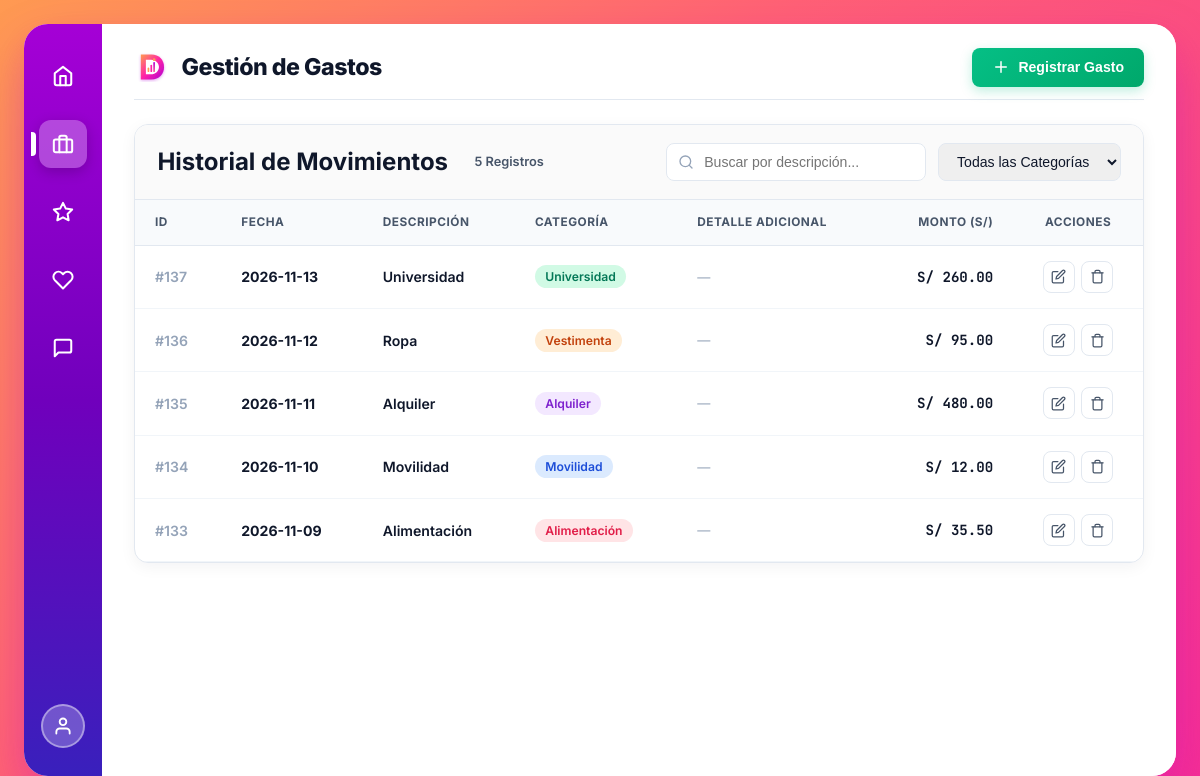
The app's page /gastos (signed in), older data.
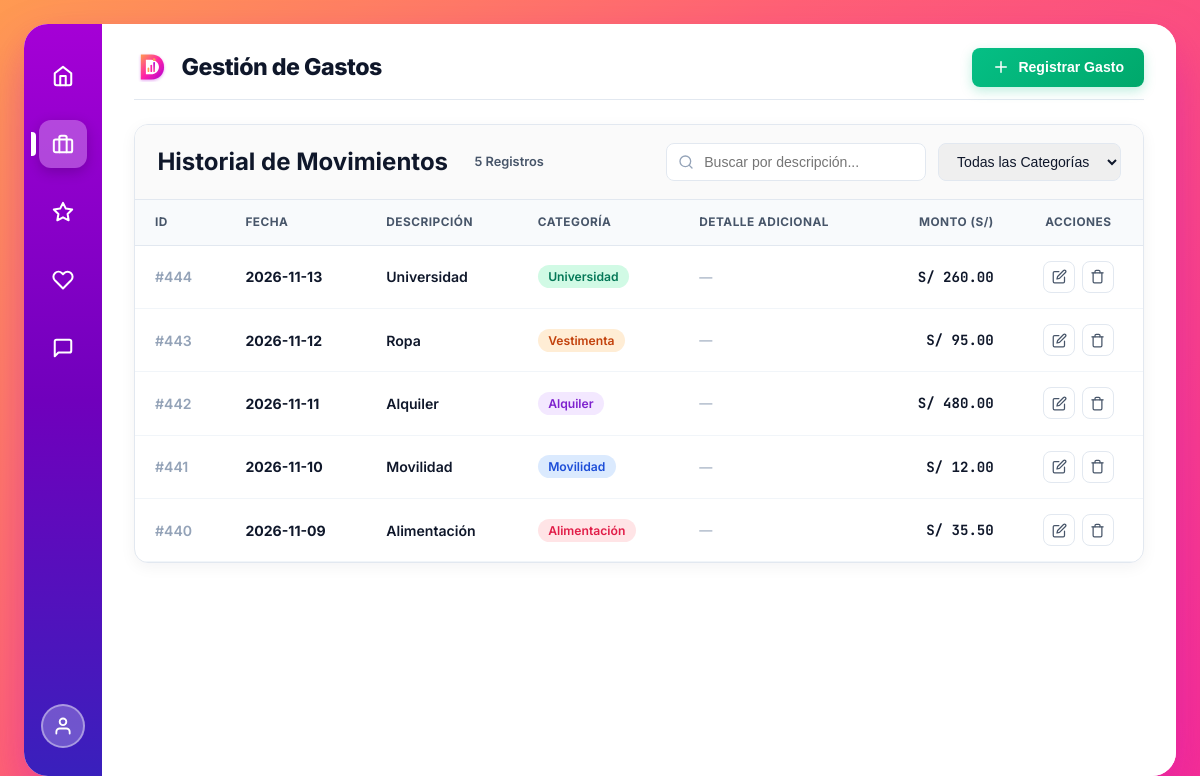
The same page, newer data.
### tables this page shows
CREATE TABLE gastos (
            id INTEGER PRIMARY KEY AUTOINCREMENT,
            fecha TEXT NOT NULL,
            descripcion TEXT NOT NULL,
            monto REAL NOT NULL,
            categoria TEXT DEFAULT 'General',
            created_at TIMESTAMP DEFAULT CURRENT_TIMESTAMP
        , detalle_otro TEXT);

### app.py (the view)
@app.route('/gastos')
@login_required
def gastos_view():
    query_q = request.args.get('q', '').strip()
    query_cat = request.args.get('cat', '').strip()
    sql = "SELECT id, fecha, descripcion, monto, categoria, detalle_otro, created_at FROM gastos WHERE 1=1"
    params = []
    if query_q:
        sql += " AND descripcion LIKE ?"
        params.append(f"%{query_q}%")
    if query_cat and query_cat in CATEGORIAS_VALIDAS:
        sql += " AND categoria = ?"
        params.append(query_cat)
    sql += " ORDER BY fecha DESC, id DESC"
    conn = get_db_connection()
    gastos = conn.execute(sql, params).fetchall()
    conn.close()
    return render_template(
        'gastos.html',
        gastos=gastos,
        query_q=query_q,
        query_cat=query_cat,
        categorias_disponibles=CATEGORIAS_VALIDAS
    )

### app.py (called while the page is built)
def generate_csrf_token():
    if "_csrf_token" not in session:
        session["_csrf_token"] = secrets.token_hex(24)
    return session["_csrf_token"]

@app.before_request
def csrf_protect():
    if app.config.get("TESTING") and not app.config.get("WTF_CSRF_ENABLED", True):
        return
    if request.method in ("POST", "PUT", "DELETE"):
        token = request.form.get("csrf_token") or request.headers.get("X-CSRFToken")
        expected = session.get("_csrf_token")
        if not expected or token != expected:
            abort(403)

def login_required(f):
    @wraps(f)
    def decorated_function(*args, **kwargs):
        if request.args.get("demo") == "1":
            session["user"] = "admin"
        if not session.get("user"):
            flash("Por favor inicia sesión para acceder al sistema.", "warning")
            return redirect(url_for("login"))
        return f(*args, **kwargs)
    return decorated_function

### database.py (called while the page is built)
def get_db_connection():
    conn = sqlite3.connect(DB_NAME)
    conn.row_factory = sqlite3.Row
    return conn

### templates/gastos.html (shortened to what this page needs)
{% extends "base.html" %}
{% block page_title %}Gestión de Gastos{% endblock %}
{% block topbar_actions %}
<button type="button" class="btn-success" onclick="openGastoModal(false)">
  <svg width="18" height="18" viewBox="0 0 24 24" fill="none" stroke="currentColor" stroke-width="2" stroke-linecap="round" stroke-linejoin="round">
    <line x1="12" y1="5" x2="12" y2="19"></line>
    <line x1="5" y1="12" x2="19" y2="12"></line>
  </svg>
  Registrar Gasto
</button>
{% endblock %}
{% block content %}
<div class="table-card">
  <div class="table-toolbar">
    <div style="display: flex; align-items: center; gap: 1rem; flex-wrap: wrap;">
      <h2 class="card-title" style="margin: 0;">Historial de Movimientos</h2>
      <span style="font-size: 0.8rem; background: var(--surface-hover); padding: 0.25rem 0.65rem; border-radius: var(--radius-full); font-weight: 600; color: var(--text-secondary);">
        {{ gastos|length }} Registros
      </span>
    </div>
    <form action="{{ url_for('gastos_view') }}" method="GET" style="display: flex; align-items: center; gap: 0.75rem; flex-wrap: wrap;">
      <div class="search-box">
        <svg class="search-icon" viewBox="0 0 24 24" fill="none" stroke="currentColor" stroke-width="2" stroke-linecap="round" stroke-linejoin="round">
          <circle cx="11" cy="11" r="8"></circle>
          <line x1="21" y1="21" x2="16.65" y2="16.65"></line>
        </svg>
        <input type="text" id="filtroBusqueda" name="q" placeholder="Buscar por descripción..." value="{{ query_q }}">
      </div>
      <select name="cat" class="form-control" style="width: auto; padding: 0.55rem 0.85rem;" onchange="this.form.submit()">
        <option value="">Todas las Categorías</option>
      </select>
    </form>
  </div>
  <div class="table-responsive">
    <table class="custom-table" id="tablaGastos">
      <thead>
        <tr>
          <th>ID</th>
          <th>Fecha</th>
          <th>Descripción</th>
          <th>Categoría</th>
          <th>Detalle Adicional</th>
          <th style="text-align: right;">Monto (S/)</th>
          <th style="text-align: center;">Acciones</th>
        </tr>
      </thead>
      <tbody>
        {% for g in gastos %}
        <tr>
          <td style="color: var(--text-muted); font-weight: 600;">#{{ g['id'] }}</td>
          <td><strong>{{ g['fecha'] }}</strong></td>
          <td class="col-desc" style="font-weight: 600; color: var(--text-main);">
            {{ g['descripcion'] }}
          </td>
          <td class="col-cat">
            <span class="badge-cat badge-{{ g['categoria']|replace(' ', '') }}">
              {{ g['categoria'] }}
            </span>
          </td>
          <td style="color: var(--text-secondary); font-size: 0.82rem;">
            {% if g['categoria'] == 'Otros' and g['detalle_otro'] %}
              <em>{{ g['detalle_otro'] }}</em>
            {% else %}
              <span style="color: var(--text-muted);">&mdash;</span>
            {% endif %}
          </td>
          <td style="text-align: right;" class="monto-soles">
            S/ {{ "%.2f"|format(g['monto']) }}
          </td>
          <td style="text-align: center;">
            <div class="actions-group" style="justify-content: center;">
              <button
                type="button"
                class="btn-icon"
                title="Editar registro"
                onclick='openGastoModal(true, {
                  id: {{ g["id"] }},
                  fecha: "{{ g["fecha"] }}",
                  descripcion: {{ g["descripcion"]|tojson }},
                  monto: {{ g["monto"] }},
                  categoria: "{{ g["categoria"] }}",
                  detalle_otro: {{ (g["detalle_otro"] or "")|tojson }}
                })'>
                <svg width="15" height="15" viewBox="0 0 24 24" fill="none" stroke="currentColor" stroke-width="2" stroke-linecap="round" stroke-linejoin="round">
                  <path d="M11 4H4a2 2 0 0 0-2 2v14a2 2 0 0 0 2 2h14a2 2 0 0 0 2-2v-7"></path>
                  <path d="M18.5 2.5a2.121 2.121 0 0 1 3 3L12 15l-4 1 1-4 9.5-9.5z"></path>
                </svg>
              </button>
              <form action="{{ url_for('eliminar_gasto', id=g['id']) }}" method="POST" onsubmit="return confirm('¿Confirmas que deseas eliminar este gasto de S/ {{ "%.2f"|format(g['monto']) }}?');" style="display:inline;">
                <button type="submit" class="btn-icon delete" title="Eliminar registro">
                  <svg width="15" height="15" viewBox="0 0 24 24" fill="none" stroke="currentColor" stroke-width="2" stroke-linecap="round" stroke-linejoin="round">
                    <polyline points="3 6 5 6 21 6"></polyline>
                    <path d="M19 6v14a2 2 0 0 1-2 2H7a2 2 0 0 1-2-2V6m3 0V4a2 2 0 0 1 2-2h4a2 2 0 0 1 2 2v2"></path>
                  </svg>
                </button>
              </form>
            </div>
          </td>
        </tr>
        {% else %}
        <tr>
          <td colspan="7" style="text-align: center; padding: 3rem; color: var(--text-muted);">
            No se encontraron gastos registrados. Haz clic en <strong>Registrar Gasto</strong> para añadir uno nuevo.
          </td>
        </tr>
        {% endfor %}
      </tbody>
    </table>
  </div>
</div>
{% endblock %}

### templates/base.html (shortened to what this page needs)
<!DOCTYPE html>
<html lang="es">
<head>
  <link rel="stylesheet" href="{{ url_for('static', filename='css/dashboard.css') }}">
</head>
<body>
  <div class="app-container">
    <aside class="app-sidebar" aria-label="Menú de navegación principal">
      <div class="sidebar-top">
        <a href="{{ url_for('dashboard') }}" class="sidebar-icon-btn {% if request.endpoint == 'dashboard' %}active{% endif %}" data-title="Inicio / Dashboard" aria-label="Inicio">
          <svg viewBox="0 0 24 24" fill="none" stroke="currentColor" stroke-linecap="round" stroke-linejoin="round">
            <path d="M3 9l9-7 9 7v11a2 2 0 0 1-2 2H5a2 2 0 0 1-2-2z"></path>
            <polyline points="9 22 9 12 15 12 15 22"></polyline>
          </svg>
        </a>
        <a href="{{ url_for('gastos_view') }}" class="sidebar-icon-btn {% if request.endpoint == 'gastos_view' %}active{% endif %}" data-title="Gestión de Gastos" aria-label="Gastos">
          <svg viewBox="0 0 24 24" fill="none" stroke="currentColor" stroke-linecap="round" stroke-linejoin="round">
            <rect x="2" y="7" width="20" height="14" rx="2" ry="2"></rect>
            <path d="M16 21V5a2 2 0 0 0-2-2h-4a2 2 0 0 0-2 2v16"></path>
          </svg>
        </a>
        <a href="{{ url_for('reportes') }}" class="sidebar-icon-btn {% if request.endpoint == 'reportes' %}active{% endif %}" data-title="Reportes y Balances" aria-label="Reportes">
          <svg viewBox="0 0 24 24" fill="none" stroke="currentColor" stroke-linecap="round" stroke-linejoin="round">
            <polygon points="12 2 15.09 8.26 22 9.27 17 14.14 18.18 21.02 12 17.77 5.82 21.02 7 14.14 2 9.27 8.91 8.26 12 2"></polygon>
          </svg>
        </a>
        <a href="{{ url_for('dashboard') }}" class="sidebar-icon-btn" data-title="Balance y Métricas" aria-label="Métricas">
          <svg viewBox="0 0 24 24" fill="none" stroke="currentColor" stroke-linecap="round" stroke-linejoin="round">
            <path d="M20.84 4.61a5.5 5.5 0 0 0-7.78 0L12 5.67l-1.06-1.06a5.5 5.5 0 0 0-7.78 7.78l1.06 1.06L12 21.23l7.78-7.78 1.06-1.06a5.5 5.5 0 0 0 0-7.78z"></path>
          </svg>
        </a>
        <a href="javascript:void(0)" onclick="alert('Dali_Gastos v2.0 - Práctica Calificada UPRIT - Autor: Dario Lipa')" class="sidebar-icon-btn" data-title="Acerca de Dali_Gastos" aria-label="Información">
          <svg viewBox="0 0 24 24" fill="none" stroke="currentColor" stroke-linecap="round" stroke-linejoin="round">
            <path d="M21 15a2 2 0 0 1-2 2H7l-4 4V5a2 2 0 0 1 2-2h14a2 2 0 0 1 2 2z"></path>
          </svg>
        </a>
      </div>
      <div class="sidebar-bottom">
        <a href="{{ url_for('logout') }}" class="user-avatar-btn" data-title="Cerrar Sesión (Dario Lipa)" aria-label="Cerrar Sesión">
          <svg width="20" height="20" viewBox="0 0 24 24" fill="none" stroke="currentColor" stroke-width="2.2" stroke-linecap="round" stroke-linejoin="round">
            <path d="M20 21v-2a4 4 0 0 0-4-4H8a4 4 0 0 0-4 4v2"></path>
            <circle cx="12" cy="7" r="4"></circle>
          </svg>
        </a>
      </div>
    </aside>
    <main class="app-main">
      <header class="app-topbar">
        <div class="topbar-brand-group">
          <img src="{{ url_for('static', filename='img/logo.svg') }}" alt="Logo" width="34" height="34">
          <h1 class="topbar-title">{% block page_title %}Panel Financiero{% endblock %}</h1>
        </div>
        <div class="topbar-actions">
          {% block topbar_actions %}{% endblock %}
        </div>
      </header>
      {% block content %}{% endblock %}
    </main>
  </div>
</body>
</html>

Row changes from the older to the newer data that the page shows:
removed gastos: id "137", fecha "2026-11-13", descripcion "Universidad", categoria "Universidad", monto "260.00"
removed gastos: id "136", fecha "2026-11-12", descripcion "Ropa", categoria "Vestimenta", monto "95.00"
removed gastos: id "135", fecha "2026-11-11", descripcion "Alquiler", categoria "Alquiler", monto "480.00"
removed gastos: id "134", fecha "2026-11-10", descripcion "Movilidad", categoria "Movilidad", monto "12.00"
removed gastos: id "133", fecha "2026-11-09", descripcion "Alimentación", categoria "Alimentación", monto "35.50"
added gastos: id "444", fecha "2026-11-13", descripcion "Universidad", categoria "Universidad", monto "260.00"
added gastos: id "443", fecha "2026-11-12", descripcion "Ropa", categoria "Vestimenta", monto "95.00"
added gastos: id "442", fecha "2026-11-11", descripcion "Alquiler", categoria "Alquiler", monto "480.00"
added gastos: id "441", fecha "2026-11-10", descripcion "Movilidad", categoria "Movilidad", monto "12.00"
added gastos: id "440", fecha "2026-11-09", descripcion "Alimentación", categoria "Alimentación", monto "35.50"
